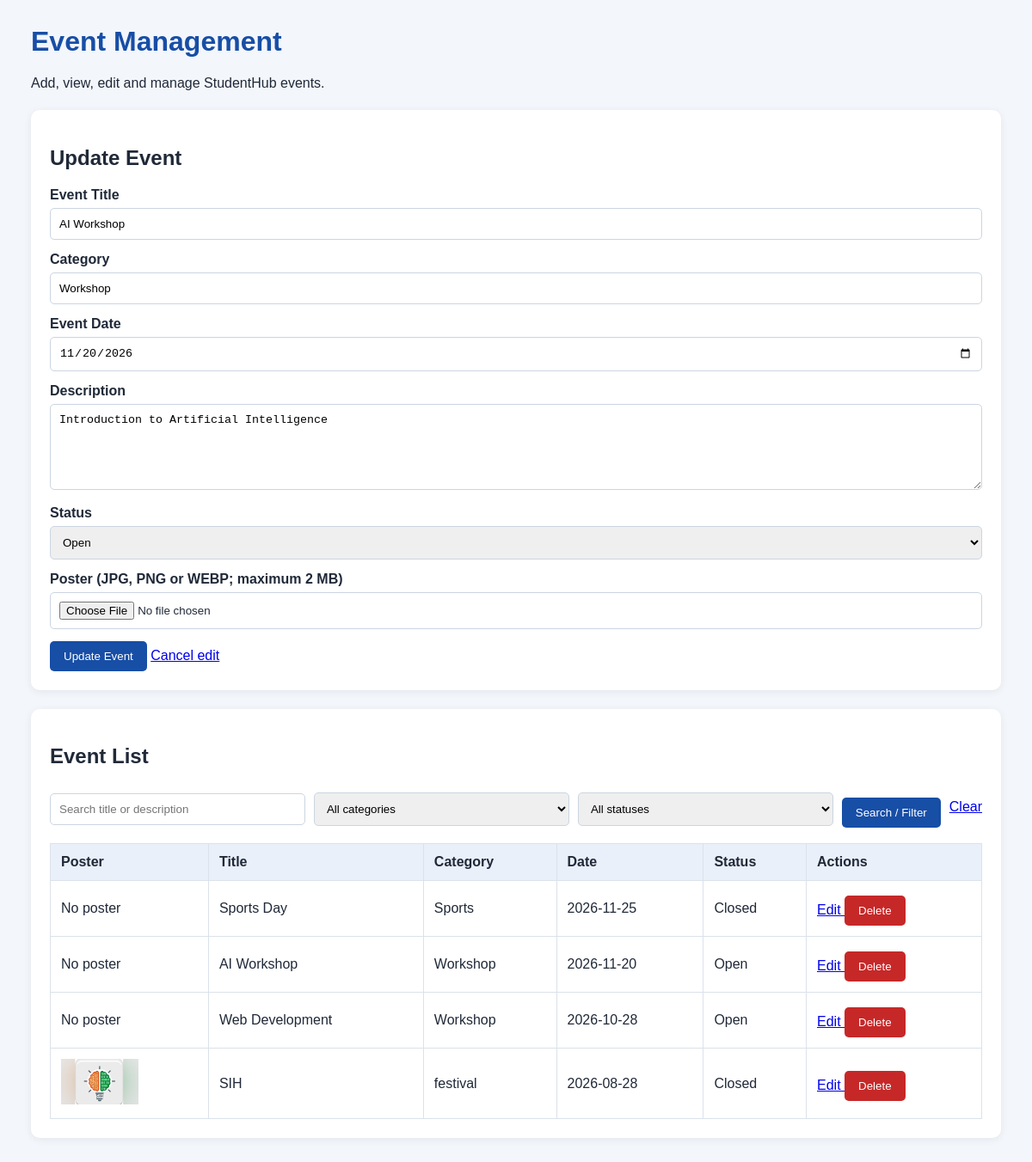
Screenshot of /admin/events.php?edit=2 with the database file from the repository.
### tables this page shows
CREATE TABLE `events_pr12` (
  `id` int(11) NOT NULL,
  `title` varchar(150) NOT NULL,
  `category` varchar(80) NOT NULL,
  `event_date` date NOT NULL,
  `description` text NOT NULL,
  `status` enum('open','closed') NOT NULL DEFAULT 'open',
  `poster` varchar(255) DEFAULT NULL,
  `created_at` timestamp NOT NULL DEFAULT current_timestamp()
);

### admin/events.php (the view, shortened to what this page needs)
<?php
require_once __DIR__ . '/../config/database.php';
mysqli_set_charset($conn, 'utf8mb4');
$uploadUrl = '../uploads/event-posters/';
$edit = null;
function h($value): string {
    return htmlspecialchars(
        (string)$value,
        ENT_QUOTES,
        'UTF-8'
    );
}
if (isset($_GET['edit'])) {
    $editId = filter_var($_GET['edit'], FILTER_VALIDATE_INT);
    if ($editId && $editId > 0) {
        $stmt = $conn->prepare(
            'SELECT * FROM events_pr12 WHERE id = ?'
        );
        $stmt->bind_param('i', $editId);
        $stmt->execute();
        $edit = $stmt->get_result()->fetch_assoc();
    }
}
$search = trim($_GET['search'] ?? '');
$sql = 'SELECT * FROM events_pr12 WHERE 1=1';
$sql .= ' ORDER BY event_date DESC';
$stmt = $conn->prepare($sql);
$stmt->execute();
$events = $stmt->get_result();
?>
<!DOCTYPE html>
<html lang="en">
<head>
    <link rel="stylesheet" href="events.css">
</head>
<body>
<main class="container">
    <h1>Event Management</h1>
    <p>Add, view, edit and manage StudentHub events.</p>
    <section class="panel">
        <h2><?= $edit ? 'Update Event' : 'Add New Event' ?></h2>
        <form method="post" enctype="multipart/form-data">
            <label for="title">Event Title</label>
            <input id="title" name="title" maxlength="150" required
                   value="<?= h($edit['title'] ?? '') ?>">
            <label for="category">Category</label>
            <input id="category" name="category" maxlength="80" required
                   placeholder="Workshop, Seminar, Festival"
                   value="<?= h($edit['category'] ?? '') ?>">
            <label for="event_date">Event Date</label>
            <input id="event_date" type="date" name="event_date" required
                   value="<?= h($edit['event_date'] ?? '') ?>">
            <label for="description">Description</label>
            <textarea id="description" name="description"
                      required><?= h($edit['description'] ?? '') ?></textarea>
            <label for="status">Status</label>
            <select id="status" name="status">
                <option value="open"
                    <?= ($edit['status'] ?? 'open') === 'open'
                        ? 'selected' : '' ?>>Open</option>
            </select>
            <label for="poster">Poster (JPG, PNG or WEBP; maximum 2 MB)</label>
            <input id="poster" type="file" name="poster"
                   accept=".jpg,.jpeg,.png,.webp,image/jpeg,image/png,image/webp">
            <button type="submit">
                <?= $edit ? 'Update Event' : 'Add Event' ?>
            </button>
            <?php if ($edit): ?>
                <a href="events.php">Cancel edit</a>
            <?php endif; ?>
        </form>
    </section>
    <section class="panel">
        <h2>Event List</h2>
        <form method="get" class="filters">
            <input name="search"
                   placeholder="Search title or description"
                   value="<?= h($search) ?>">
            <select name="category">
                <option value="">All categories</option>
            </select>
            <select name="status">
                <option value="">All statuses</option>
            </select>
            <button type="submit">Search / Filter</button>
            <a href="events.php">Clear</a>
        </form>
        <div class="table-wrap">
            <table>
                <thead>
                    <tr>
                        <th>Poster</th>
                        <th>Title</th>
                        <th>Category</th>
                        <th>Date</th>
                        <th>Status</th>
                        <th>Actions</th>
                    </tr>
                </thead>
                <tbody>
                <?php while ($event = $events->fetch_assoc()): ?>
                    <tr>
                        <td>
                            <?php if (!empty($event['poster'])): ?>
                                <img class="poster"
                                     src="<?= h($uploadUrl . basename($event['poster'])) ?>"
                                     alt="Event poster">
                            <?php else: ?>
                                No poster
                            <?php endif; ?>
                        </td>
                        <td><?= h($event['title']) ?></td>
                        <td><?= h($event['category']) ?></td>
                        <td><?= h($event['event_date']) ?></td>
                        <td><?= h(ucfirst($event['status'])) ?></td>
                        <td>
                            <a href="events.php?edit=<?= (int)$event['id'] ?>">
                                Edit
                            </a>
                            <form method="post" action="event-delete.php"
                                  onsubmit="return confirm('Delete this event permanently?');">
                                <button class="danger" type="submit">
                                    Delete
                                </button>
                            </form>
                        </td>
                    </tr>
                <?php endwhile; ?>
                </tbody>
            </table>
        </div>
    </section>
</main>
</body>
</html>

### admin/events.css (style rules this page uses)
* { box-sizing: border-box; }
body { margin: 0; font-family: Arial, sans-serif; background: #f3f6fb; color: #202938; }
.container { width: 94%; max-width: 1200px; margin: 30px auto; }
h1 { color: #174ea6; }
.panel { background: white; padding: 22px; margin: 22px 0; border-radius: 10px; box-shadow: 0 2px 10px #00000012; }
label { display: block; margin-top: 14px; font-weight: bold; }
input, textarea, select { width: 100%; padding: 10px; margin-top: 6px; border: 1px solid #cbd5e1; border-radius: 5px; }
textarea { min-height: 100px; }
button { padding: 10px 16px; margin-top: 14px; border: 0; border-radius: 5px; background: #174ea6; color: white; cursor: pointer; }
.danger { background: #c62828; }
.filters { display: flex; flex-wrap: wrap; gap: 10px; align-items: center; }
.filters input, .filters select { flex: 1; min-width: 150px; }
.table-wrap { overflow-x: auto; margin-top: 18px; }
table { width: 100%; border-collapse: collapse; background: white; }
th, td { padding: 12px; border: 1px solid #dbe2ea; text-align: left; }
th { background: #eaf0fa; }
.poster { width: 90px; max-height: 100px; object-fit: contain; }
td form { display: inline; }
td button { margin-top: 5px; }

### rows the page displays
events_pr12: title "AI Workshop", category "Workshop", event_date "11/20/2026", description "Introduction to Artificial Intelligence", status "Open", shows "No poster", event_date "2026-11-20"
events_pr12: shows "No poster", title "Sports Day", category "Sports", event_date "2026-11-25", status "Closed"
events_pr12: shows "No poster", title "Web Development", category "Workshop", event_date "2026-10-28", status "Open"
events_pr12: poster (picture), title "SIH", category "festival", event_date "2026-08-28", status "Closed"
